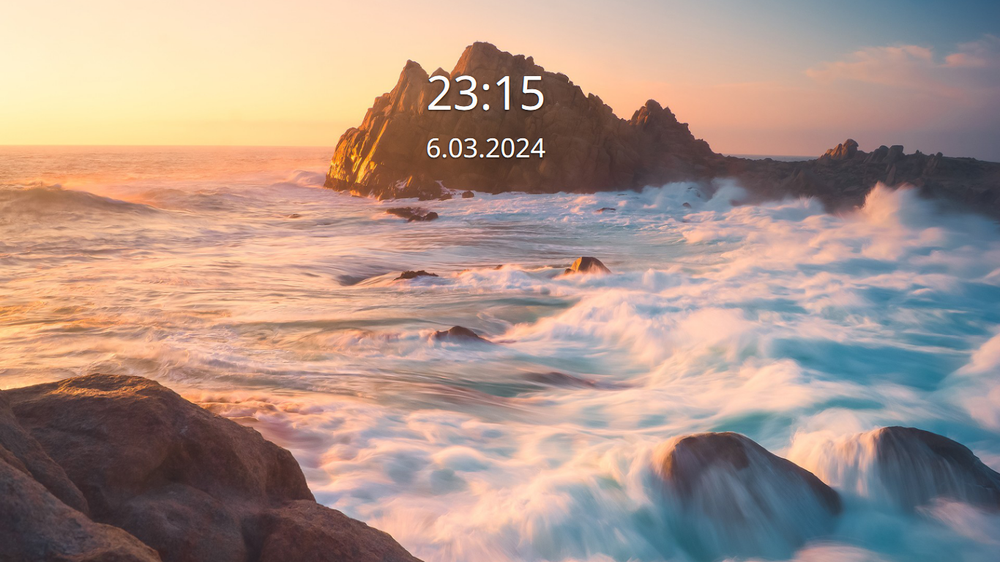
%> input picture img-processing/desktop.png, 1000 x 562 px, shrunk from 1366 x 768 before the run
$ octave medianFilter.m   (GNU Octave 9; MATLAB toolbox functions it lacks are replaced by stand-ins)
%> lines starting %> are read from the running program, lines starting %| are printed output that depends on the picture


%% Random Noise Filtering

clc, clear all, close all, format compact

pkg load image

img = imread("desktop.png");
%> img is the input picture: size 562x1000x3 uint8; mean R, G, B 171.5, 147.9, 137.2

img_raw = img;

gry_img = rgb2gray(img);
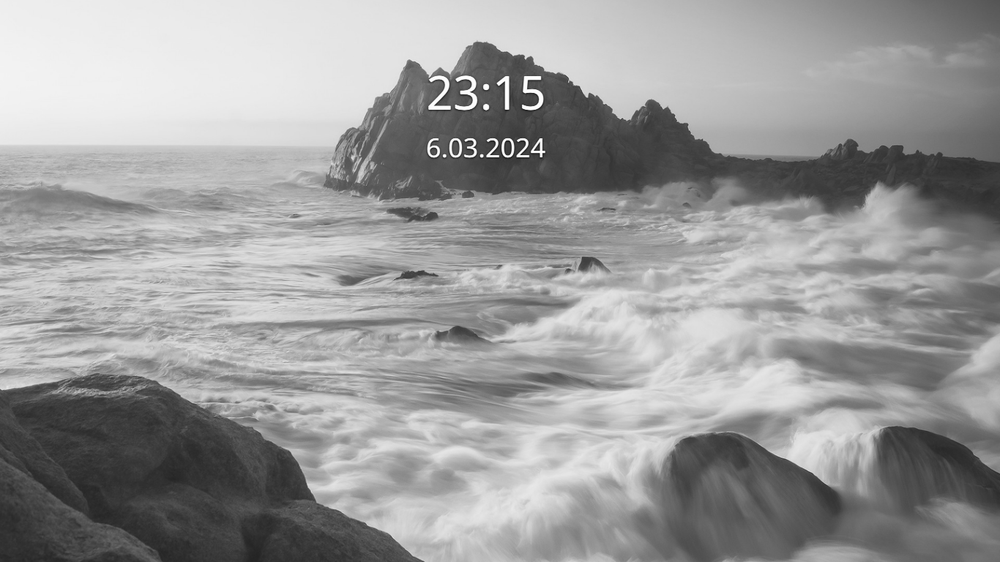
%> gry_img: size 562x1000 uint8; min 18, max 255, mean 153.8

###### ADD RANDOM NOISE
img = im2double(gry_img); # unit8 to double
%> img: size 562x1000 double
dims = size(gry_img);      # store size of image
%> dims = [562 1000]
noise = randn(dims)./10;   # generate random values
img = img + noise;         # add noise to image
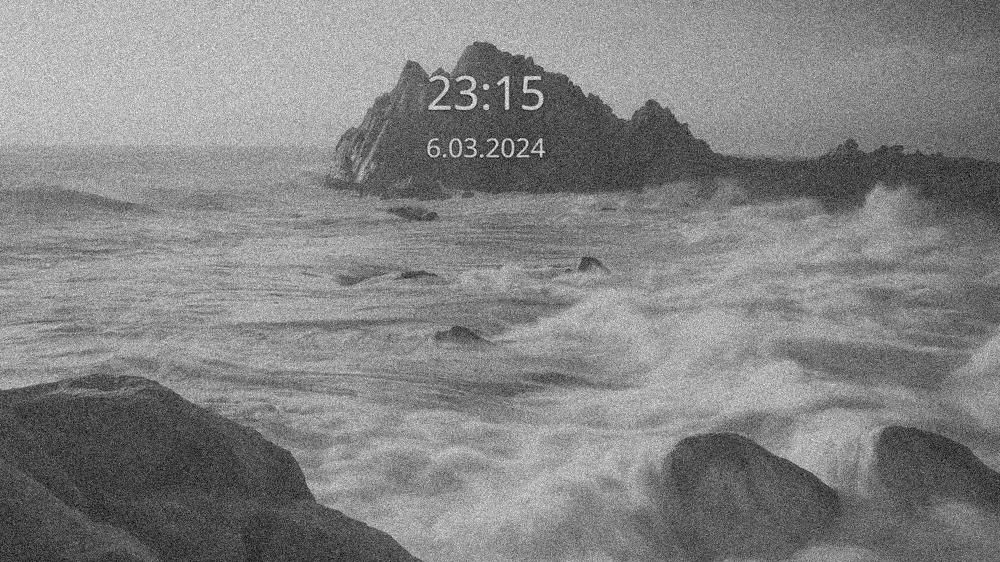
%> img: size 562x1000 double; min -0.187, max 1.34, mean 0.603; drawn with min black and max white
##img = imnoise(img, "speckle", 0.01);
figure, imshowpair(gry_img, img, "montage");
%> after `imshowpair(gry_img, img, "montage")`:
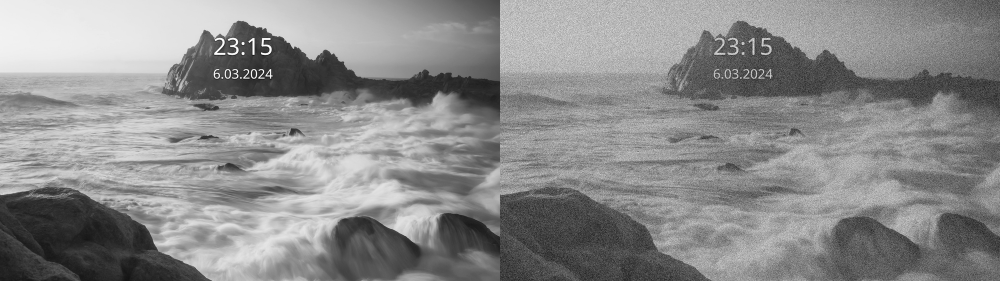
%> displayed picture: size 562x2000, on the screen's scale of 0 to 255 (shown at 1/2 size); min 0, max 255, mean 138.9

###### MEDIAN FILTER
img = medfilt2(img);
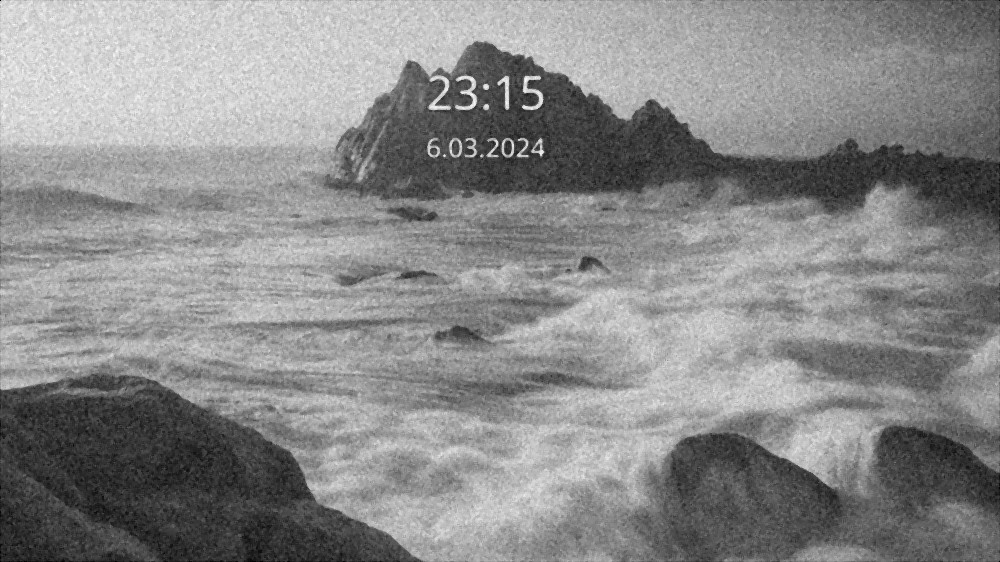
%> img: size 562x1000 double; min 0, max 1.11, mean 0.603; drawn with min black and max white
figure, imshowpair(gry_img, img, "montage");
